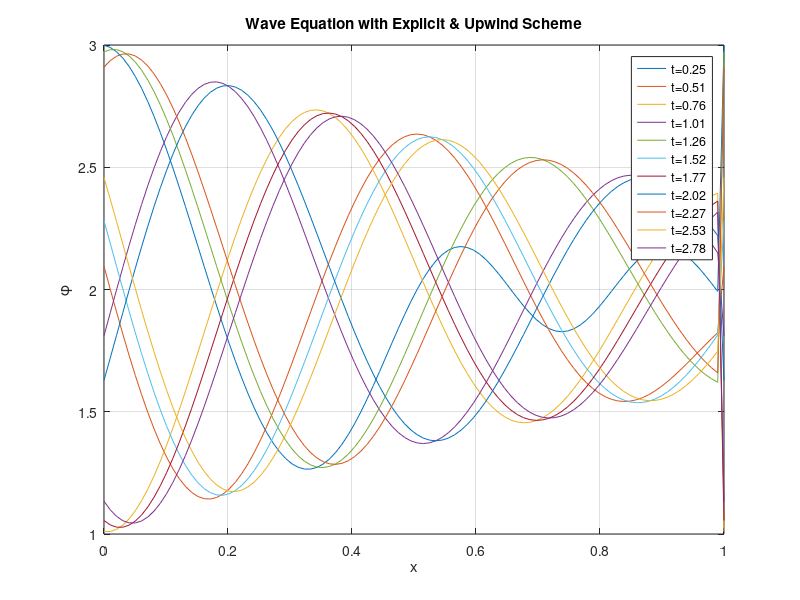

MATLAB code to generate this figure:
% Author:   Konstantine Garas
% e-mail:   kgaras041@gmail.com
% Created:  Mon 14 Oct 2024 @ 17:05:02 +0200
% Modified: Tue 04 Mar 2025 @ 19:32:32 +0100

% This code implements the conditions of exercise 3 in one standalone
% package, so it can be more manageable.

% Parameters
L = 1;				% Length of the computational domain
N = 100;			% Number of spatial grid points
h = L /  (N-1);			% Spatial grid step
U = 1;				% Velocity of the fluid
eta = 0.5;			% Eta
dt = (eta * h)/U;		% Time step
T = 3;				% Final time (in seconds)
N_time = ceil(T/dt);		% Number of time steps

% Create uniform grid
x = linspace(0, L, N);

% Initial condition for space
phi = 2 + sin(6 * pi * x);

% Boundary conditions for x = 0 and x = L, as functions of time
phi0 = @(t) 2 + sin(6 * pi * (0 - U * t));
phi1 = @(t) 2 + sin(6 * pi * (1 - U * t));

% Time loop
for t = 1:N_time
	% Update boundary conditions (functions of time)
	phi(1) = phi0(t*dt);
	phi(end) = phi1(t*dt);
	
	% Explicit Time & Upwind Scheme
	for i = 2:(N-1)
		phi(i) = phi(i) - eta * (phi(i) - phi(i-1));
	end

	% Plot specific time steps in the iteration
	if mod(t, 50) == 0
		plot(x, phi, 'DisplayName', sprintf('t=%.2f', t*dt));
		hold on;
	end
end

xlabel('x')
ylabel('\phi')
title('Wave Equation with Explicit & Upwind Scheme');
legend show;
grid on;
